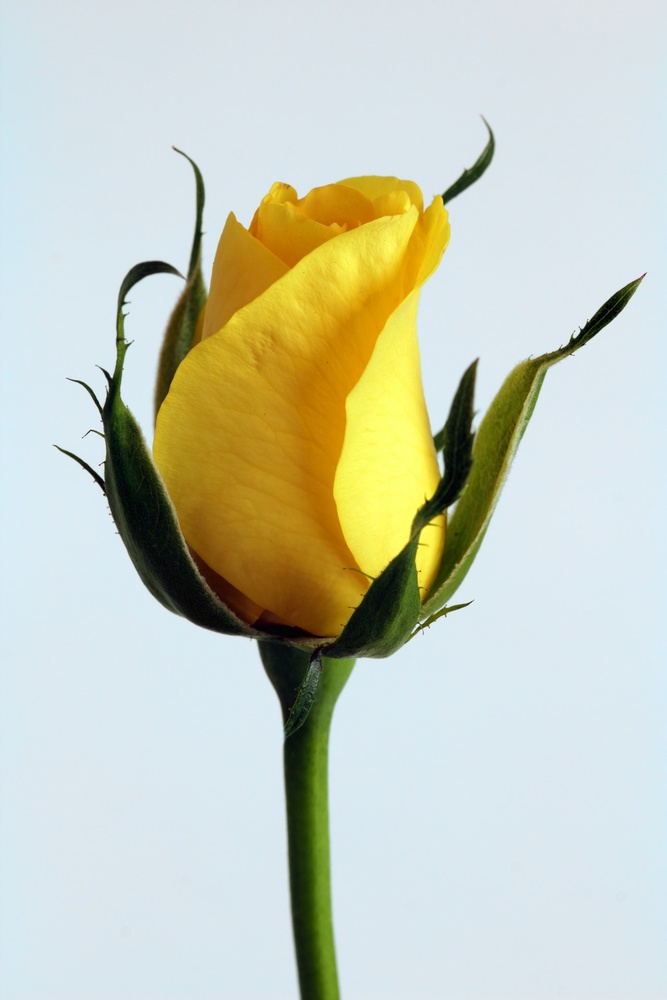
#> input picture Day3/ex3-2_segmentation/Flower.jpg, 667 x 1000 px, shrunk from 1280 x 1919 before the run, found by its file name
$ python 6.GMM.py
#> lines starting #> are read from the running program, lines starting #| are printed output that depends on the picture

"""
6. Gaussian mixture model (GMM)
"""

import matplotlib.pyplot as plt
from skimage import io, color, filters
import numpy as np
from sklearn.mixture import GaussianMixture
from scipy import stats


image = io.imread('./flower.jpg')
#> image is the input picture: shape (1000, 667, 3); mean R, G, B 200.7, 205.5, 188.7

# convert RGB to HSV
imageHSV = color.rgb2hsv(image)
#> imageHSV: shape (1000, 667, 3) float64; mean of channels 0, 1, 2 0.466, 0.244, 0.852
sizeI, sizeJ, sizeK = imageHSV.shape
#> sizeI = 1000; sizeJ = 667; sizeK = 3

# image -> HSV vector conversion
# Hue(색조), Saturation(채도), Value(명도)
# most intuitive color model
imageHSVvect = imageHSV.reshape(-1, 3)

# value of Hue indicates color index (value itself is meaningless)
HueChannel = imageHSVvect[:, 0].reshape(-1, 1)

# GMM of HueChannel

clusterN = 3
GMMmodel = GaussianMixture(clusterN).fit(HueChannel)
clustersAssigned = GMMmodel.predict(HueChannel)
ClusterCenters = GMMmodel.means_
#> ClusterCenters = [0.561, 0.131, 0.288]
# for visualization purpose
clusteredHue = ClusterCenters[clustersAssigned]

# convert imgae value to ClusterCenters
imageHSVvectClustered = imageHSVvect.copy().transpose()

imageHSVvectClustered[0] = clusteredHue.squeeze()
# set saturation and value to be constant
imageHSVvectClustered[1] = 1
imageHSVvectClustered[2] = 1
imageHSVvectClustered = imageHSVvectClustered.transpose()

imageClusteredHSV = np.zeros_like(image).astype('float32')

# HSV vector -> image conversion
imageHSVvectIdx = 0
for i in range(sizeI):
    for j in range(sizeJ):
        imageClusteredHSV[i,j] = imageHSVvectClustered[imageHSVvectIdx]
        imageHSVvectIdx += 1
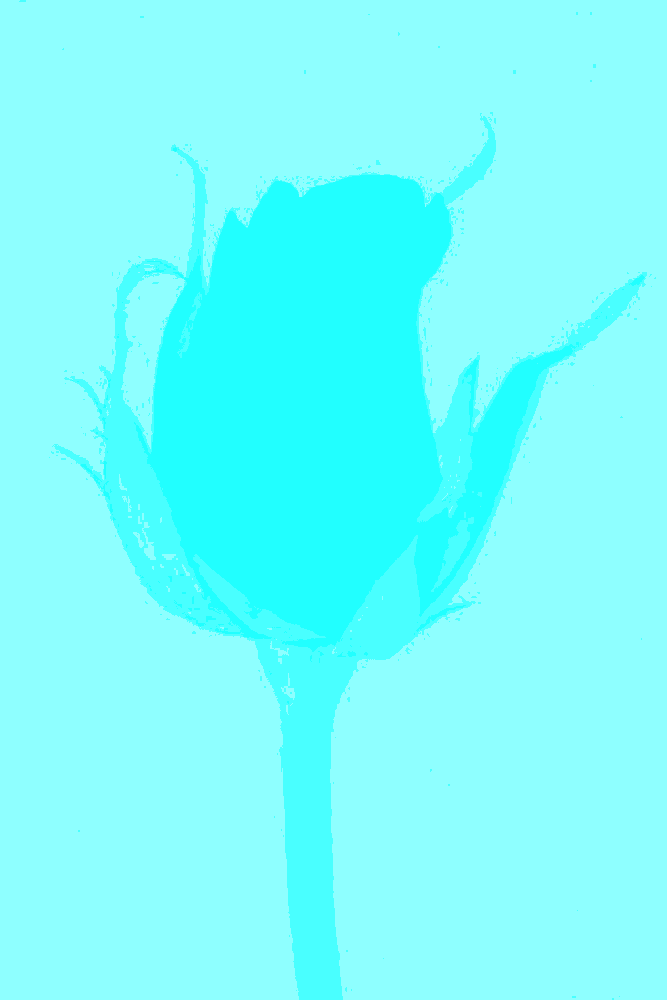
#> imageClusteredHSV: shape (1000, 667, 3) float32; mean of channels 0, 1, 2 0.465, 1, 1; drawn as R, G, B
#> after the loop, imageHSVvectIdx = 667000

imageClustered = color.hsv2rgb(imageClusteredHSV)
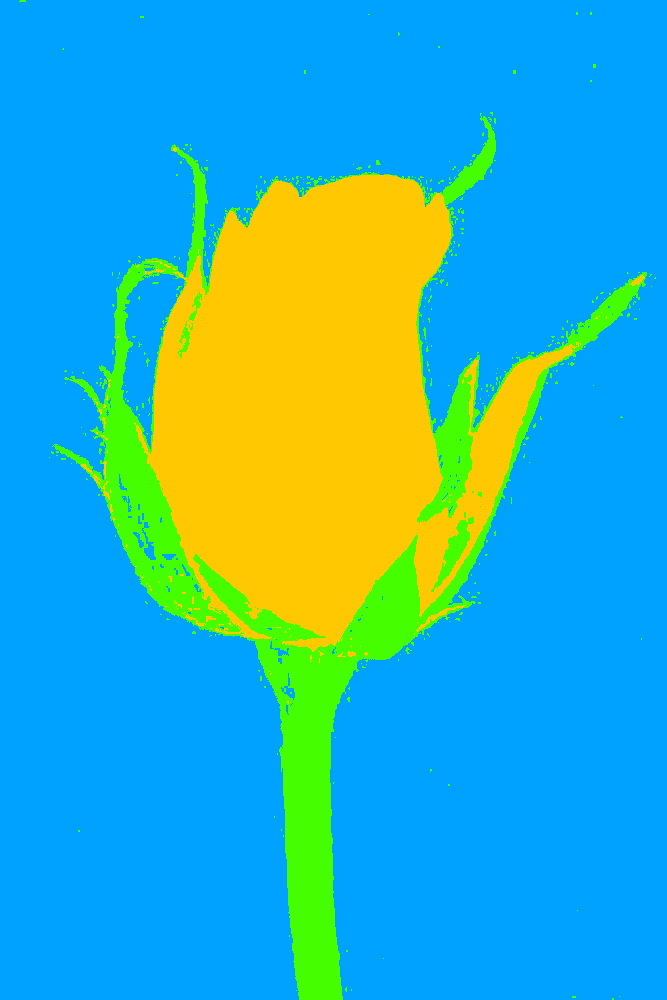
#> imageClustered: shape (1000, 667, 3) float32; mean R, G, B 0.194, 0.688, 0.745

# plot
plt.figure(figsize=(20, 10), dpi=150)
plt.subplot(1, 2, 1)
plt.imshow(image, vmin=0, vmax=255)

plt.subplot(1, 2, 2)
plt.imshow(imageClustered, vmin=0, vmax=255)

plt.show()
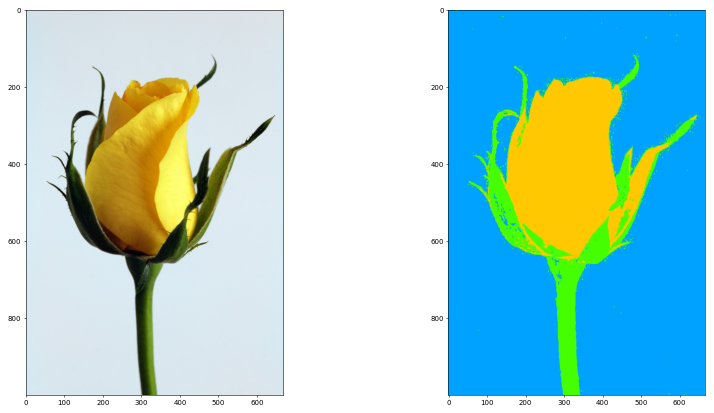
#> figure drawn by matplotlib, 2 panels

# plot GMM

xvec = np.arange(0, 1, .001).transpose()

plt.figure(figsize=(20, 10), dpi=150)

G1 = stats.norm(loc=ClusterCenters[0], scale=np.sqrt(GMMmodel.covariances_[0]))
distributionG1 = GMMmodel.weights_[0]*G1.pdf(xvec).transpose()
#> distributionG1 = 1000 values, max 34.88 at index 561, min 0 at index 0, mean 0.743

G2 = stats.norm(loc=ClusterCenters[1], scale=np.sqrt(GMMmodel.covariances_[1]))
distributionG2 = GMMmodel.weights_[1]*G2.pdf(xvec).transpose()
#> distributionG2 = 1000 values, max 2.46 at index 131, min 2.65e-244 at index 999, mean 0.159

G3 = stats.norm(loc=ClusterCenters[2], scale=np.sqrt(GMMmodel.covariances_[2]))
distributionG3 = GMMmodel.weights_[2]*G3.pdf(xvec).transpose()
#> distributionG3 = 1000 values, max 0.259 at index 288, min 3.53e-06 at index 999, mean 0.0948

plt.hist(HueChannel, bins=128, density=True, alpha=0.3, label='Histogram')
plt.plot(xvec, distributionG1 + distributionG2 + distributionG3, alpha=0.2, linewidth=5,
         label='G1+G2+G3', color='magenta')
G1Plot = plt.plot(xvec, distributionG1, label='G1', color='b', linewidth=2)
#> G1Plot = 1 item
G2Plot = plt.plot(xvec, distributionG2, label='G2', linewidth=2)
#> G2Plot = 1 item
G3Plot = plt.plot(xvec, distributionG3, label='G3', linewidth=2)
#> G3Plot = 1 item

plt.grid(True, which='major', axis='both')
plt.legend(fontsize=20)

plt.show()
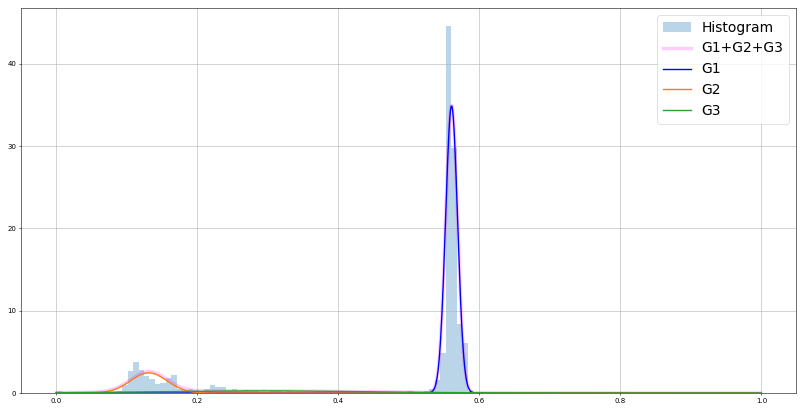
#> figure drawn by matplotlib, 1 panel; tallest bar 44.56 high, from x = 0.552 to 0.56; curve peaks at x = 0.561, y = 34.93; curve peaks at x = 0.561, y = 34.88; curve peaks at x = 0.131, y = 2.46
